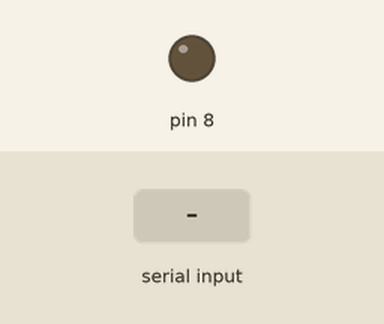
Simulated run of this sketch. Board: Arduino Uno, built with avr-gcc and run on an emulated ATmega328P. Parts: output pins drawn as LEDs (lit = HIGH). The inputs (shaded band) are chosen by the test bench.

Above: at 1.2 s.
1.3 s: "wakeup" received over Serial
At 2.7 s:
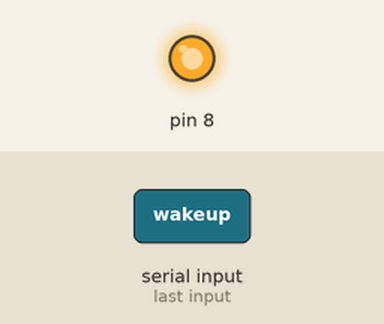
4.3 s: "flushPower" received over Serial
At 26.5 s:
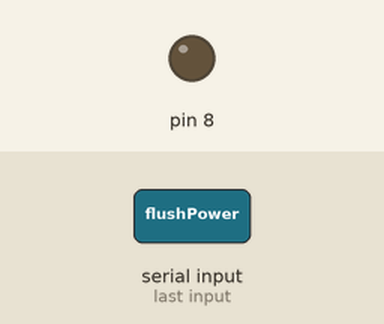
Timing chart, 0 to 26.8 s (numbered marks = the images above; inputs shaded):
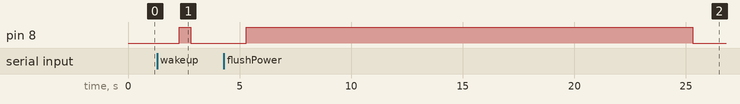

The sketch:

arduino.ino
```cpp
void setup() {

  Serial.begin(9600);

  pinMode(8, OUTPUT);

}

void loop() {

  while (Serial.available() == 0) {}
  String request = Serial.readString();
  request.trim();

  if (request == "status") {

    Serial.println("arduino4060");
    return;

  }

  if (request == "wakeup") {

    digitalWrite(8, HIGH);
    delay(500);
    digitalWrite(8, LOW);

  }

  if (request == "flushPower") {

    digitalWrite(8, HIGH);
    delay(20000);
    digitalWrite(8, LOW);

  }

}
```

Measured:
- after the input at 1.3 s, pin 8: LOW → HIGH after 1.0 s, → LOW 0.50 s later
- after the input at 4.3 s, pin 8: LOW → HIGH after 1.0 s, → LOW 20.0 s later
